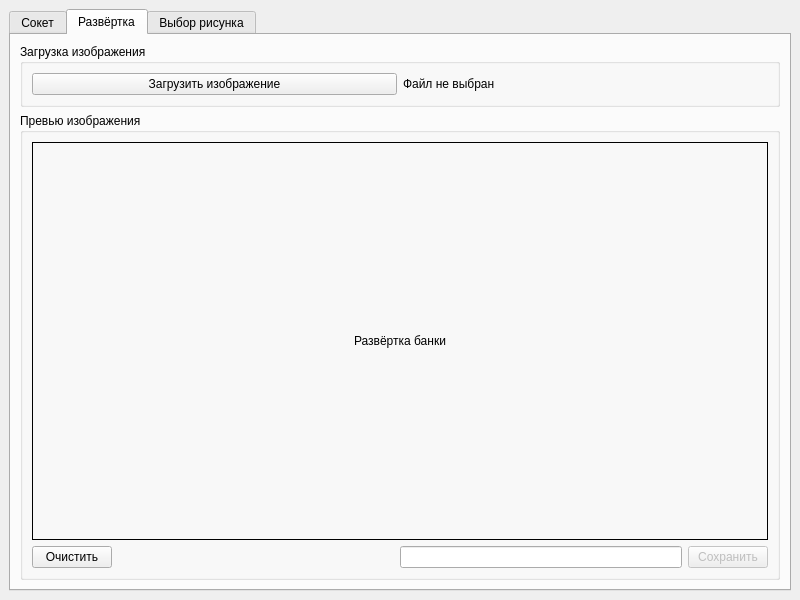
<?xml version="1.0" encoding="UTF-8"?>
<ui version="4.0">
 <class>MainWindow</class>
 <widget class="QMainWindow" name="MainWindow">
  <property name="geometry">
   <rect>
    <x>0</x>
    <y>0</y>
    <width>800</width>
    <height>600</height>
   </rect>
  </property>
  <property name="windowTitle">
   <string>Vision System GUI</string>
  </property>
  <widget class="QWidget" name="centralWidget">
   <layout class="QVBoxLayout" name="mainVerticalLayout">
    <item>
     <widget class="QTabWidget" name="tabWidget">
      <property name="currentIndex">
       <number>1</number>
      </property>
      <widget class="QWidget" name="socketTab">
       <attribute name="title">
        <string>Сокет</string>
       </attribute>
       <layout class="QVBoxLayout" name="socketTabLayout">
        <item>
         <widget class="QGroupBox" name="connectionGroupBox">
          <property name="title">
           <string>Настройки подключения</string>
          </property>
          <layout class="QHBoxLayout" name="connectionLayout">
           <item>
            <widget class="QLabel" name="ipLabel">
             <property name="text">
              <string>IP Адрес:</string>
             </property>
            </widget>
           </item>
           <item>
            <widget class="QLineEdit" name="ipLineEdit">
             <property name="text">
              <string>127.0.0.1</string>
             </property>
            </widget>
           </item>
           <item>
            <widget class="QLabel" name="portLabel">
             <property name="text">
              <string>Порт:</string>
             </property>
            </widget>
           </item>
           <item>
            <widget class="QSpinBox" name="portSpinBox">
             <property name="minimum">
              <number>1</number>
             </property>
             <property name="maximum">
              <number>65535</number>
             </property>
             <property name="value">
              <number>12345</number>
             </property>
            </widget>
           </item>
           <item>
            <widget class="QPushButton" name="connectButton">
             <property name="text">
              <string>Подключиться</string>
             </property>
            </widget>
           </item>
           <item>
            <widget class="QPushButton" name="disconnectButton">
             <property name="enabled">
              <bool>false</bool>
             </property>
             <property name="text">
              <string>Отключиться</string>
             </property>
            </widget>
           </item>
          </layout>
         </widget>
        </item>
        <item>
         <widget class="QGroupBox" name="logGroupBox">
          <property name="title">
           <string>Лог сообщений</string>
          </property>
          <layout class="QVBoxLayout" name="logLayout">
           <item>
            <layout class="QHBoxLayout" name="logControlsLayout">
             <item>
              <widget class="QPushButton" name="clearLogButton">
               <property name="text">
                <string>Очистить лог</string>
               </property>
              </widget>
             </item>
             <item>
              <spacer name="logSpacer">
               <property name="orientation">
                <enum>Qt::Orientation::Horizontal</enum>
               </property>
               <property name="sizeHint" stdset="0">
                <size>
                 <width>40</width>
                 <height>20</height>
                </size>
               </property>
              </spacer>
             </item>
             <item>
              <widget class="QPushButton" name="sendMessageButton">
               <property name="text">
                <string>Отправить</string>
               </property>
              </widget>
             </item>
             <item>
              <widget class="QLineEdit" name="messageLineEdit"/>
             </item>
            </layout>
           </item>
           <item>
            <widget class="QTextEdit" name="logTextEdit">
             <property name="readOnly">
              <bool>true</bool>
             </property>
            </widget>
           </item>
          </layout>
         </widget>
        </item>
       </layout>
      </widget>
      <widget class="QWidget" name="imageTab">
       <attribute name="title">
        <string>Развёртка</string>
       </attribute>
       <layout class="QVBoxLayout" name="imageTabLayout">
        <item>
         <widget class="QGroupBox" name="loadGroupBox">
          <property name="sizePolicy">
           <sizepolicy hsizetype="Preferred" vsizetype="Fixed">
            <horstretch>0</horstretch>
            <verstretch>0</verstretch>
           </sizepolicy>
          </property>
          <property name="maximumSize">
           <size>
            <width>16777215</width>
            <height>80</height>
           </size>
          </property>
          <property name="title">
           <string>Загрузка изображения</string>
          </property>
          <layout class="QHBoxLayout" name="loadLayout">
           <item>
            <widget class="QPushButton" name="loadImageButton">
             <property name="text">
              <string>Загрузить изображение</string>
             </property>
            </widget>
           </item>
           <item>
            <widget class="QLabel" name="imagePathLabel">
             <property name="text">
              <string>Файл не выбран</string>
             </property>
            </widget>
           </item>
          </layout>
         </widget>
        </item>
        <item>
         <widget class="QGroupBox" name="previewGroupBox">
          <property name="sizePolicy">
           <sizepolicy hsizetype="Preferred" vsizetype="Expanding">
            <horstretch>0</horstretch>
            <verstretch>1</verstretch>
           </sizepolicy>
          </property>
          <property name="title">
           <string>Превью изображения</string>
          </property>
          <layout class="QVBoxLayout" name="previewLayout">
           <item>
            <widget class="QLabel" name="imagePreviewLabel">
             <property name="sizePolicy">
              <sizepolicy hsizetype="Expanding" vsizetype="Expanding">
               <horstretch>0</horstretch>
               <verstretch>1</verstretch>
              </sizepolicy>
             </property>
             <property name="minimumSize">
              <size>
               <width>400</width>
               <height>300</height>
              </size>
             </property>
             <property name="frameShape">
              <enum>QFrame::Shape::Box</enum>
             </property>
             <property name="text">
              <string>Развёртка банки</string>
             </property>
             <property name="alignment">
              <set>Qt::AlignmentFlag::AlignCenter</set>
             </property>
            </widget>
           </item>
           <item>
            <layout class="QHBoxLayout" name="imageActionsLayout">
             <item>
              <widget class="QPushButton" name="clearImageButton">
               <property name="text">
                <string>Очистить</string>
               </property>
              </widget>
             </item>
             <item>
              <spacer name="imageActionsSpacer">
               <property name="orientation">
                <enum>Qt::Orientation::Horizontal</enum>
               </property>
               <property name="sizeHint" stdset="0">
                <size>
                 <width>40</width>
                 <height>20</height>
                </size>
               </property>
              </spacer>
             </item>
             <item>
              <widget class="QLineEdit" name="netnamelineEdit"/>
             </item>
             <item>
              <widget class="QPushButton" name="processImageButton">
               <property name="enabled">
                <bool>false</bool>
               </property>
               <property name="text">
                <string>Сохранить</string>
               </property>
              </widget>
             </item>
            </layout>
           </item>
          </layout>
         </widget>
        </item>
       </layout>
      </widget>
      <widget class="QWidget" name="resultsTab">
       <attribute name="title">
        <string>Выбор рисунка</string>
       </attribute>
       <layout class="QVBoxLayout" name="resultsTabLayout">
        <item>
         <widget class="QLabel" name="resultsLabel">
          <property name="text">
           <string>Здесь будет список развёрток, доступных для выбора</string>
          </property>
          <property name="alignment">
           <set>Qt::AlignmentFlag::AlignCenter</set>
          </property>
         </widget>
        </item>
       </layout>
      </widget>
     </widget>
    </item>
   </layout>
  </widget>
 </widget>
 <resources/>
 <connections/>
</ui>
